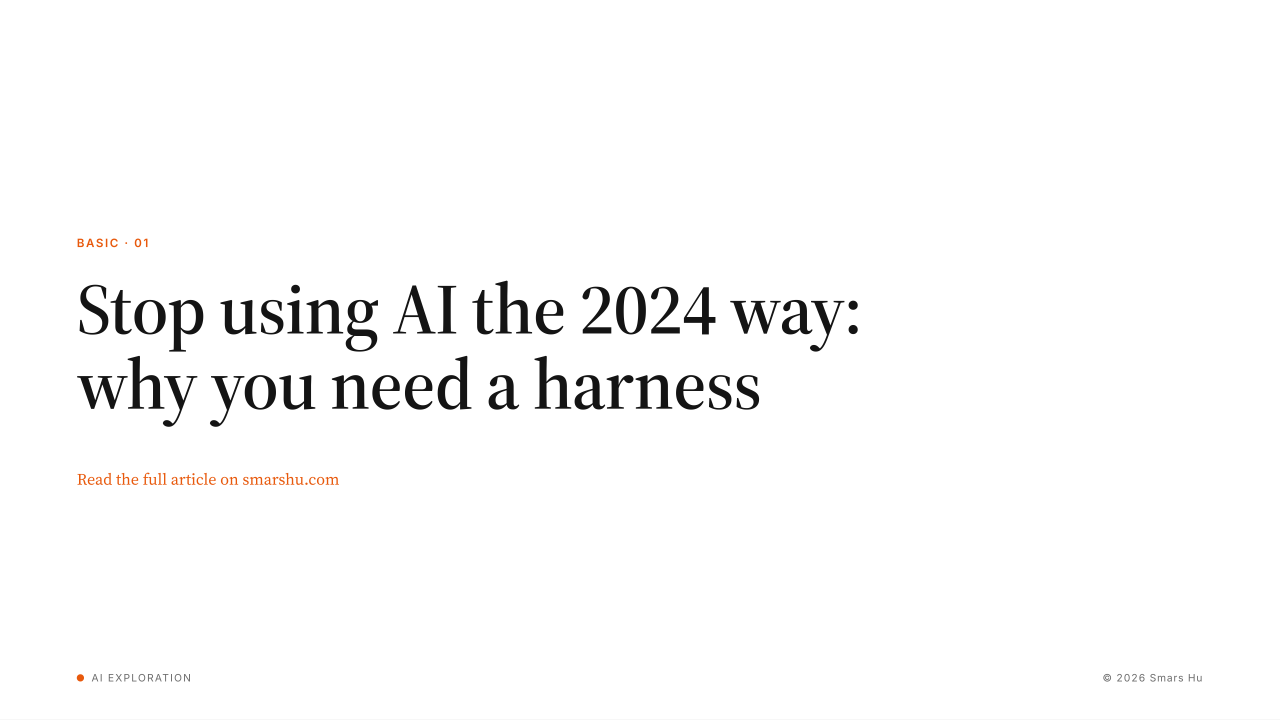
#> input picture source/video/pages/basic-01/p01.png, 3840 x 2160 px, found by its file name (shown at 1/3 size)
$ python thumbs.py
#> lines starting #> are read from the running program, lines starting #| are printed output that depends on the picture
# Cover thumbnails for 0 MUST READ (source/must-read/img/). Run from the repository root:  .venv/bin/python source/must-read/thumbs.py
# Sources: the Showcase and Install page renders (source/*/_pages/, build scratch), two frames of the basic-01 video
# (.claude/loops/video-out/samples/, not in git), and the M365 Copilot logo (.claude/loops/assets/logos/, not in git).
# The video frames are cropped to x < 1700 so the presenter's avatar (bottom right) never goes into git.
from PIL import Image, ImageDraw, ImageFont
H = 220  # stored height in px; page.html shows them at about half

def save(im, name):
    im = im.convert('RGB'); im = im.resize((round(im.width * H / im.height), H), Image.LANCZOS)
    im.save(f'source/must-read/img/{name}.png', optimize=True)

def crop(path, box): return Image.open(path).convert('RGB').crop(box)
#> called with path = 'source/start-here/_pages/p01.png', box = (60, 0, 1700, 1080)
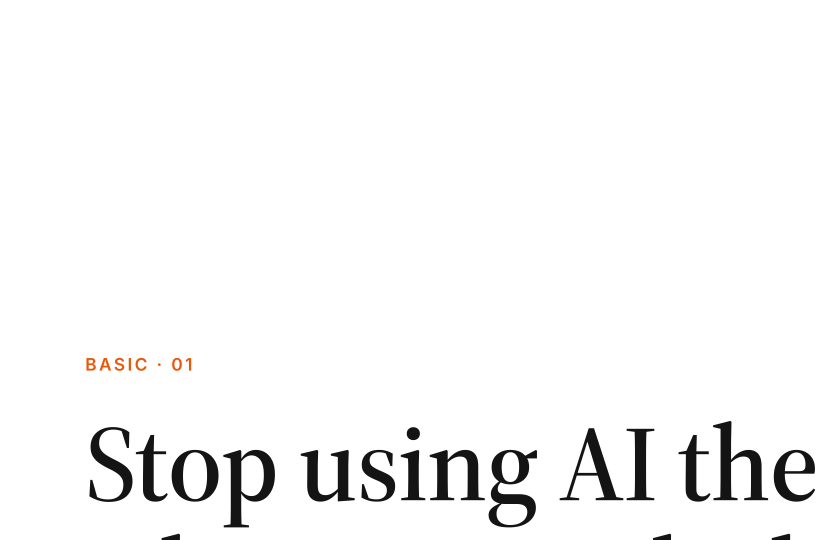
#> returned value: PIL image 1640x1080 RGB (shown at 1/2 size); mean R, G, B 246.9, 246.8, 246.7

V = '.claude/loops/video-out/samples/'
save(crop('source/start-here/_pages/p01.png', (60, 0, 1700, 1080)), 'showcase-cover')
#> in save, `im = im.resize((round(im.width * H / im.height), H), Image.LANCZOS)`:
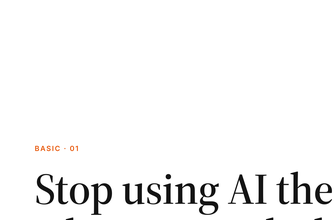
#> im: PIL image 334x220 RGB; mean R, G, B 246.6, 246.5, 246.4
save(crop('source/showcase/_pages/sample/p02.png', (0, 0, 1920, 1080)), 'showcase-task')
#> call 2 of crop, with path = 'source/showcase/_pages/sample/p02.png', box = (0, 0, 1920, 1080)
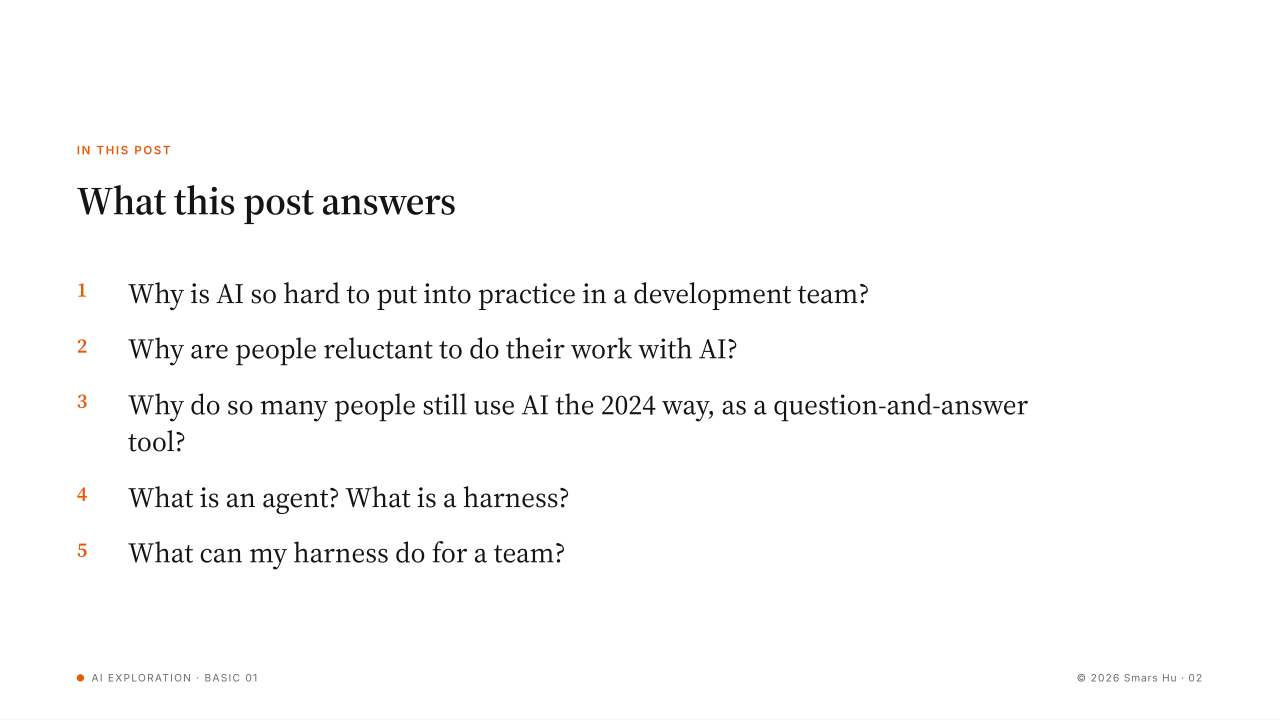
#> input picture source/video/pages/basic-01/p02.png, 3840 x 2160 px, found by its file name (shown at 1/3 size)
#> in crop (call 2), `def crop(path, box): return Image.open(path).convert('RGB').crop(box)`:
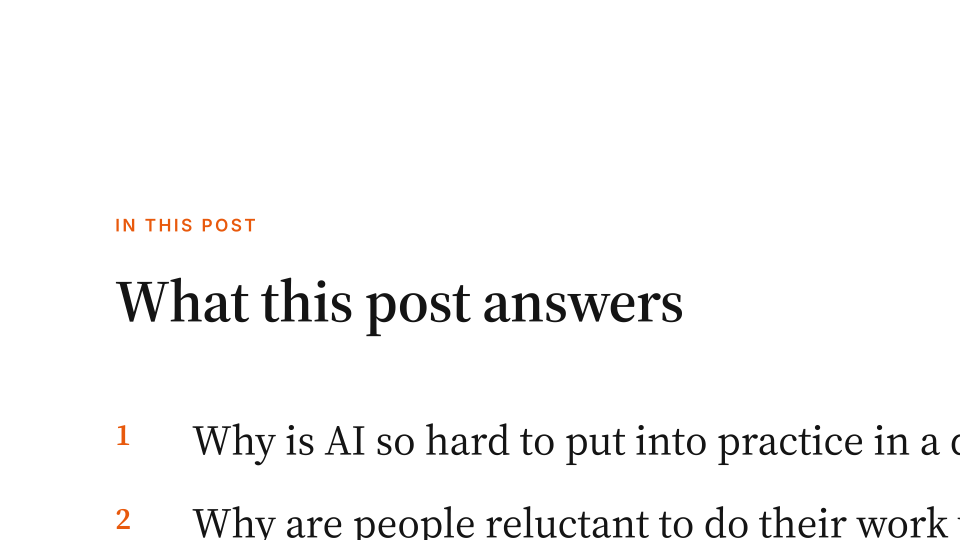
#> returned value: PIL image 1920x1080 RGB (shown at 1/2 size); mean R, G, B 247.4, 247.2, 247.1
#> call 2 of save, with name = 'showcase-task'
#> in save (call 2), `im = im.resize((round(im.width * H / im.height), H), Image.LANCZOS)`:
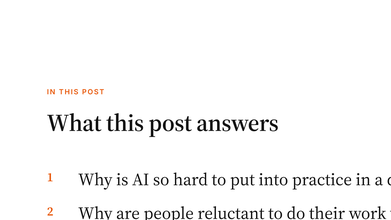
#> im: PIL image 391x220 RGB; mean R, G, B 246.9, 246.7, 246.5
save(crop(V + '01-card-stop-using-ai-the-2024-way-kicker-b.png', (0, 0, 1700, 1080)), 'video-title')
#> (the run stopped early here; a loop or call above may not have finished)
